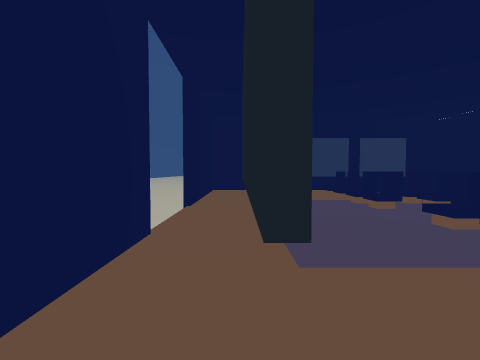
view 1 (above)

17 first-person views from a walk through a 3-D level made in the Unity game engine. The camera is 1.3 m above the floor, tilts 2° down and sees 90° across. The floor is counted in squares, 2 m on a side. Each view is taken from the middle of a square. On the plan, view 1 faces up. The plan holds only what a view shows up to about 9 squares ahead; the rest is blank. The place goes on beyond the plan. Door leaves are left out, so doorways stand open.

view 2
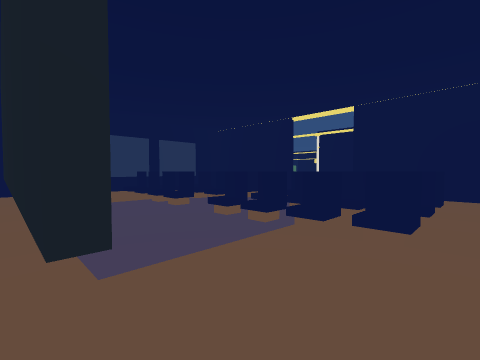

view 3
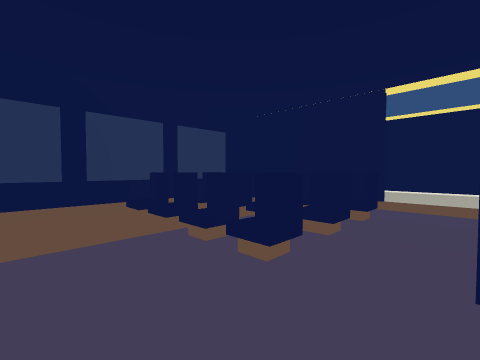

view 4
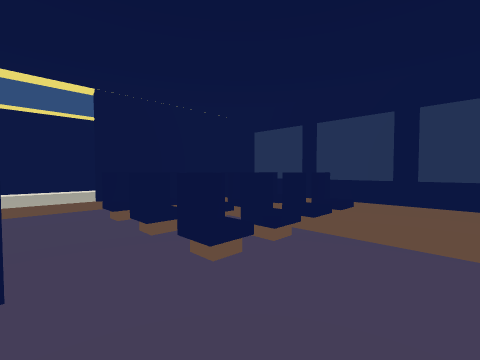

view 5
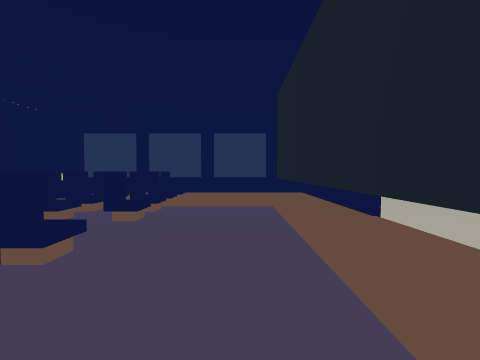

view 6
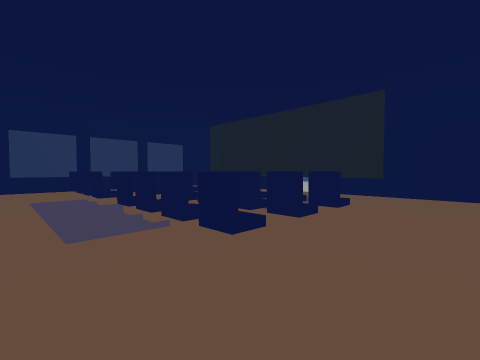

view 7
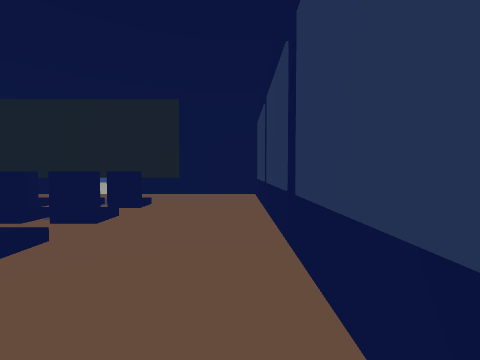

view 8
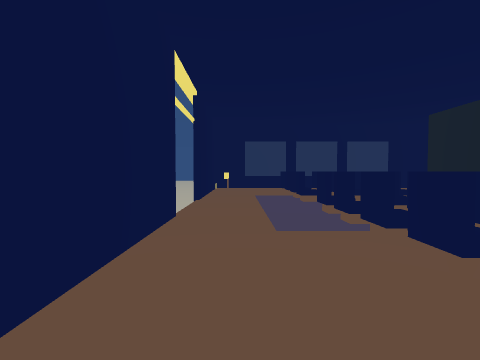

view 9
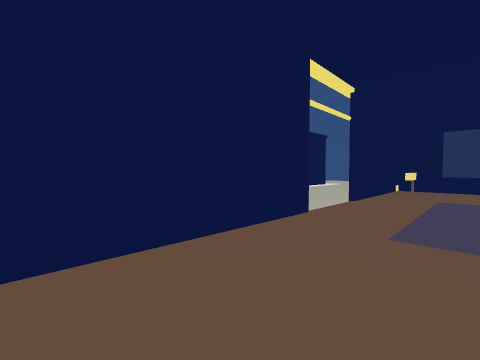

view 10
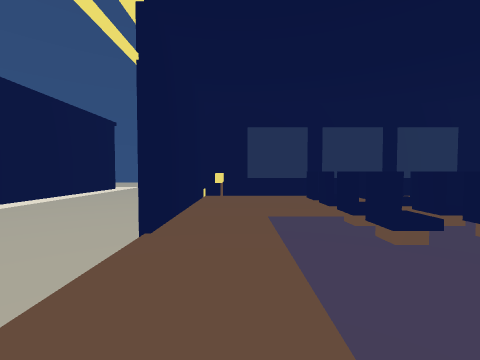

view 11
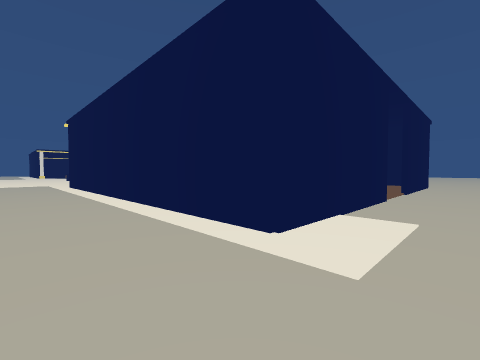

view 12
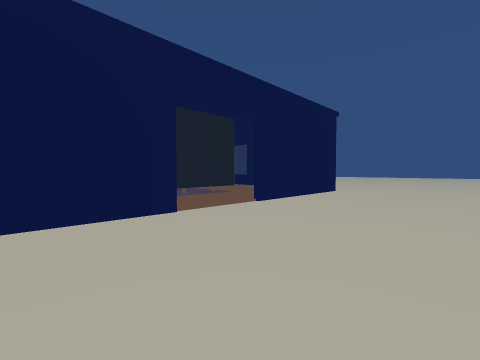

view 13
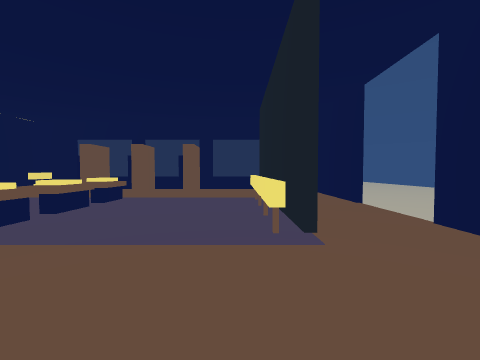

view 14
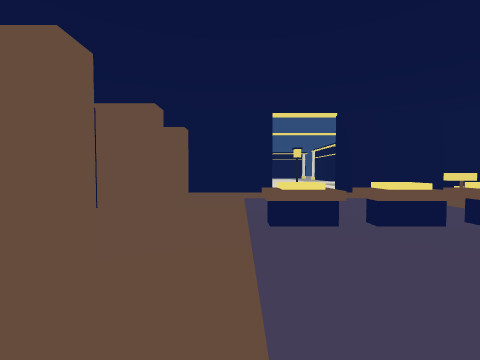

view 15
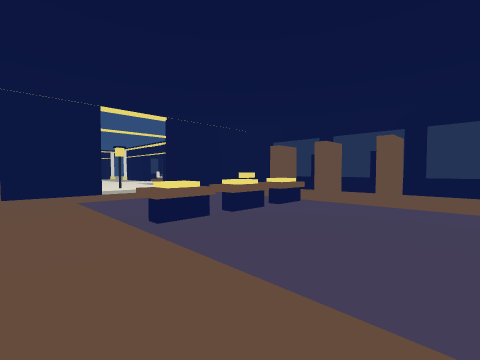

view 16
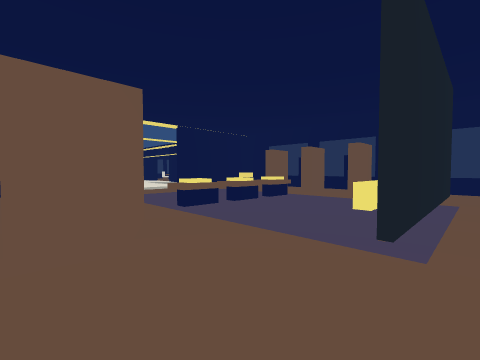

view 17
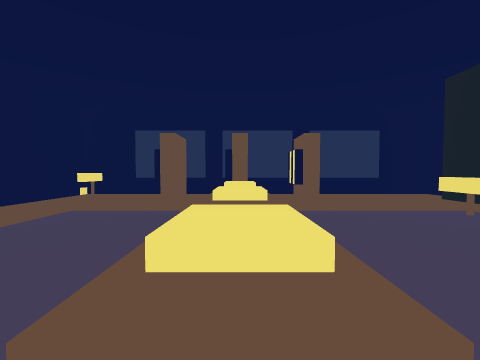

### Floor plan
Points are (right, up) in squares from view 1. A wall is a line through its corners. A room is listed if a view was taken in it or the views show most of it. See-through windows are left out.
Room 1 (views 1, 2, 3, 4, 5, 6, 7, 8, 9, 10)
walls: (0.1, 6.6) (0.1, 0.5); (6.9, 4.4) (6.9, 8.4) (-0.9, 8.4) (-0.9, 4.5); (-0.9, 2.5) (-0.9, -1.4) (6.9, -1.4) (6.9, 2.5)
ways out: open door at (7, 3.5) to room 2
objects: other object (3, 1); other object (3, 2); other object (3, 3); other object (3, 4); other object (3, 5); other object (3, 6); other object (4, 1); other object (4, 2); other object (4, 3); other object (4, 4); other object (4, 5); other object (4, 6); other object (5, 1); other object (5, 2); other object (5, 3); other object (5, 4); other object (5, 5); other object (5, 6)
Room 2 (views 11, 12)
walls: (15, -4.6) (10.9, -4.6) (10.9, 5.5); (21, -4.6) (17, -4.6)
ways out: open door at (7, 3.5) to room 1; open door at (16, 5.5) to room 3; open door at (-1, 3.5); open door at (16, -4.5)
Room 3 (views 13, 14, 15, 16, 17)
walls: (13, 1.2) (13, 0.8) (12.2, 0.8); (13, -0.1) (13, -0.7) (12, -0.7); (13, 2.8) (13, 2.2); (17.2, -2.3) (18, -2.3); (17.1, -2.5) (18.2, -2.5); (14, -2.3) (15.4, -2.3); (20.1, 0.8) (19, 0.8) (19, 1.4); (13.8, -2.5) (17, -2.5); (20, 2.3) (19, 2.3) (19, 2.9); (20.1, -0.7) (19, -0.7) (19, -0.3); (15.1, 5.4) (12, 5.4); (17, -4.4) (20.9, -4.4) (20.9, 5.4) (17, 5.4); (20.9, 4.9) (20, 4.9)
low walls: (15.8, 0.8) (15.8, 1.2); (16.5, 0.8) (15.6, 0.8) (15.6, 1.4); (15.2, 0.8) (14.5, 0.8) (14.5, 1.2); (17, 0.8) (17, 1.2); (14.3, 0.8) (14.3, 1.4); (17.8, 0.8) (16.8, 0.8) (16.8, 1.4)
ways out: open door at (16, 5.5) to room 2; gap at (12, 3); gap at (20, 3)

Positions as (right, up) in squares from view 1, and headings:
1: (0, 0), facing up
2: (0, 0), facing up-right
3: (1, 3), facing up-right
4: (1, 4), facing down-right
5: (1, 6), facing down
6: (6, 8), facing down-left
7: (6, 8), facing left
8: (6, 8), facing down
9: (5, 8), facing down-right
10: (6, 5), facing down
11: (9, -6), facing up-right
12: (13, -8), facing up-right
13: (12, -2), facing right
14: (14, -2), facing up
15: (13, -2), facing up-right
16: (12, -3), facing up-right
17: (14, 1), facing right
